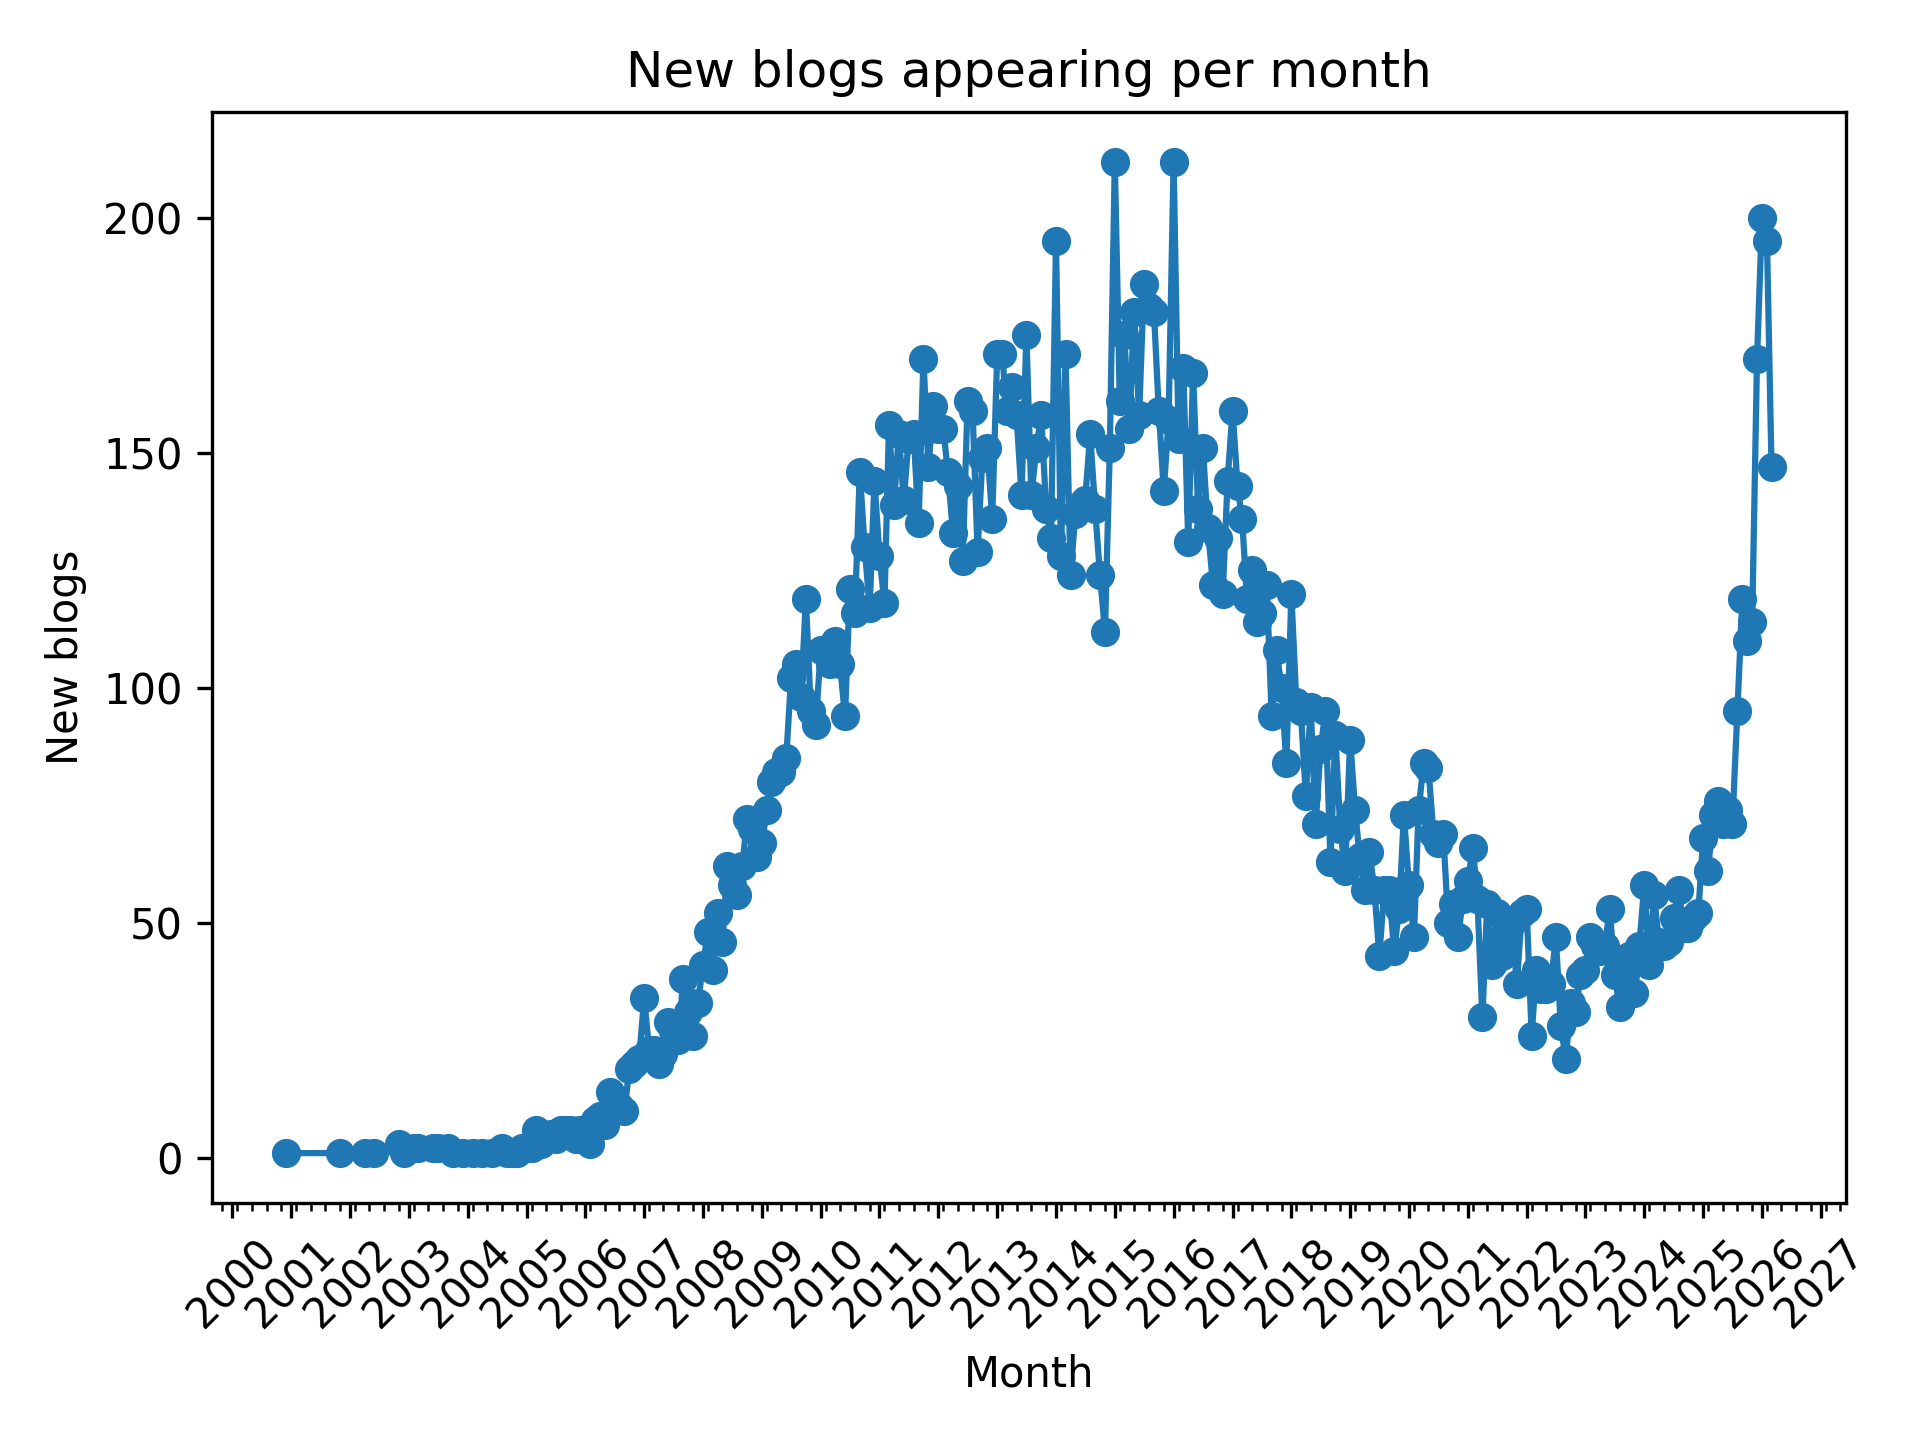

Write the Python code that produced this figure.
"""Run with `uv run --with matplotlib new_blogs_per_month.py`"""

import sqlite3
import matplotlib.pyplot as plt
import matplotlib.dates as mdates
from datetime import datetime

DB_PATH = "../../backend/brcrawl.sqlite3"
OUTPUT_FILE = "new_blogs_per_month.png"

conn = sqlite3.connect(DB_PATH)

query = """
SELECT
    strftime('%Y-%m', first_post) AS year_month,
    COUNT(*) AS new_blogs
FROM (
    SELECT
        feed_id,
        MIN(published_at) AS first_post
    FROM feed_items
    WHERE published_at BETWEEN '2000-01-01' AND datetime('now')
    GROUP BY feed_id
)
GROUP BY year_month
ORDER BY year_month;
"""

rows = conn.execute(query).fetchall()
conn.close()

months = [datetime.strptime(r[0], "%Y-%m") for r in rows]
counts = [r[1] for r in rows]

fig, ax = plt.subplots()

ax.plot(months, counts, marker="o")

ax.set_xlabel("Month")
ax.set_ylabel("New blogs")
ax.set_title("New blogs appearing per month")

ax.xaxis.set_major_locator(mdates.YearLocator())
ax.xaxis.set_major_formatter(mdates.DateFormatter("%Y"))
ax.xaxis.set_minor_locator(mdates.MonthLocator(interval=3))

plt.xticks(rotation=45)
plt.tight_layout()

plt.savefig(OUTPUT_FILE, dpi=300)

print(f"Saved graph to {OUTPUT_FILE}")
